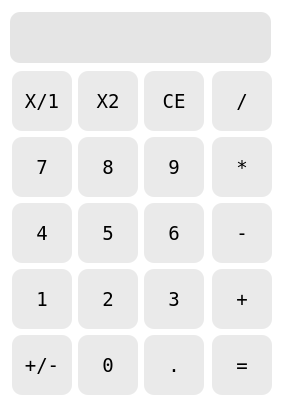
<?xml version="1.0" encoding="UTF-8"?>
<ui version="4.0">
 <class>MainWindow</class>
 <widget class="QMainWindow" name="MainWindow">
  <property name="geometry">
   <rect>
    <x>0</x>
    <y>0</y>
    <width>285</width>
    <height>410</height>
   </rect>
  </property>
  <property name="minimumSize">
   <size>
    <width>285</width>
    <height>410</height>
   </size>
  </property>
  <property name="maximumSize">
   <size>
    <width>285</width>
    <height>410</height>
   </size>
  </property>
  <property name="windowTitle">
   <string>Calculadora</string>
  </property>
  <property name="windowIcon">
   <iconset resource="RecursosVisuais.qrc">
    <normaloff>:/Icone/Ícones/calculate_FILL0_wght400_GRAD200_opsz48.png</normaloff>:/Icone/Ícones/calculate_FILL0_wght400_GRAD200_opsz48.png</iconset>
  </property>
  <property name="styleSheet">
   <string notr="true">background-color: rgb(255, 255, 255);</string>
  </property>
  <widget class="QWidget" name="calculadoraUI">
   <widget class="QWidget" name="layoutWidget">
    <property name="geometry">
     <rect>
      <x>10</x>
      <y>10</y>
      <width>266</width>
      <height>387</height>
     </rect>
    </property>
    <layout class="QVBoxLayout" name="painelCalculadoraUI">
     <item>
      <widget class="QLineEdit" name="visor">
       <property name="minimumSize">
        <size>
         <width>261</width>
         <height>51</height>
        </size>
       </property>
       <property name="maximumSize">
        <size>
         <width>261</width>
         <height>51</height>
        </size>
       </property>
       <property name="font">
        <font>
         <family>Terminal</family>
         <pointsize>18</pointsize>
        </font>
       </property>
       <property name="styleSheet">
        <string notr="true">border-radius: 10px;border-width: 1px;color: black;
background-color: rgb(229, 229, 229);</string>
       </property>
       <property name="text">
        <string/>
       </property>
      </widget>
     </item>
     <item>
      <layout class="QHBoxLayout" name="tecladoCalculadoraUI">
       <item>
        <layout class="QGridLayout" name="tecladoNumCalculadoraUI">
         <item row="0" column="1">
          <widget class="QPushButton" name="buttonX2">
           <property name="minimumSize">
            <size>
             <width>60</width>
             <height>60</height>
            </size>
           </property>
           <property name="maximumSize">
            <size>
             <width>60</width>
             <height>60</height>
            </size>
           </property>
           <property name="font">
            <font>
             <family>Terminal</family>
             <pointsize>14</pointsize>
            </font>
           </property>
           <property name="styleSheet">
            <string notr="true">background-color: rgb(234, 234, 234);
border-radius: 10px;border-width: 1px;color: black;</string>
           </property>
           <property name="text">
            <string>X2</string>
           </property>
          </widget>
         </item>
         <item row="0" column="0">
          <widget class="QPushButton" name="buttonDiv1">
           <property name="minimumSize">
            <size>
             <width>60</width>
             <height>60</height>
            </size>
           </property>
           <property name="maximumSize">
            <size>
             <width>60</width>
             <height>60</height>
            </size>
           </property>
           <property name="font">
            <font>
             <family>Terminal</family>
             <pointsize>14</pointsize>
            </font>
           </property>
           <property name="styleSheet">
            <string notr="true">background-color: rgb(234, 234, 234);
border-radius: 10px;border-width: 1px;color: black;</string>
           </property>
           <property name="text">
            <string>X/1</string>
           </property>
          </widget>
         </item>
         <item row="0" column="2">
          <widget class="QPushButton" name="buttonCE">
           <property name="minimumSize">
            <size>
             <width>60</width>
             <height>60</height>
            </size>
           </property>
           <property name="maximumSize">
            <size>
             <width>60</width>
             <height>60</height>
            </size>
           </property>
           <property name="font">
            <font>
             <family>Terminal</family>
             <pointsize>14</pointsize>
            </font>
           </property>
           <property name="styleSheet">
            <string notr="true">background-color: rgb(234, 234, 234);
border-radius: 10px;border-width: 1px;color: black;</string>
           </property>
           <property name="text">
            <string>CE</string>
           </property>
          </widget>
         </item>
         <item row="1" column="2">
          <widget class="QPushButton" name="button9">
           <property name="minimumSize">
            <size>
             <width>60</width>
             <height>60</height>
            </size>
           </property>
           <property name="maximumSize">
            <size>
             <width>60</width>
             <height>60</height>
            </size>
           </property>
           <property name="font">
            <font>
             <family>Terminal</family>
             <pointsize>14</pointsize>
            </font>
           </property>
           <property name="styleSheet">
            <string notr="true">background-color: rgb(234, 234, 234);
border-radius: 10px;border-width: 1px;color: black;</string>
           </property>
           <property name="text">
            <string>9</string>
           </property>
          </widget>
         </item>
         <item row="2" column="2">
          <widget class="QPushButton" name="button6">
           <property name="minimumSize">
            <size>
             <width>60</width>
             <height>60</height>
            </size>
           </property>
           <property name="maximumSize">
            <size>
             <width>60</width>
             <height>60</height>
            </size>
           </property>
           <property name="font">
            <font>
             <family>Terminal</family>
             <pointsize>14</pointsize>
            </font>
           </property>
           <property name="styleSheet">
            <string notr="true">background-color: rgb(234, 234, 234);
border-radius: 10px;border-width: 1px;color: black;</string>
           </property>
           <property name="text">
            <string>6</string>
           </property>
          </widget>
         </item>
         <item row="2" column="0">
          <widget class="QPushButton" name="button4">
           <property name="minimumSize">
            <size>
             <width>60</width>
             <height>60</height>
            </size>
           </property>
           <property name="maximumSize">
            <size>
             <width>60</width>
             <height>60</height>
            </size>
           </property>
           <property name="font">
            <font>
             <family>Terminal</family>
             <pointsize>14</pointsize>
            </font>
           </property>
           <property name="styleSheet">
            <string notr="true">background-color: rgb(234, 234, 234);
border-radius: 10px;border-width: 1px;color: black;</string>
           </property>
           <property name="text">
            <string>4</string>
           </property>
          </widget>
         </item>
         <item row="1" column="1">
          <widget class="QPushButton" name="button8">
           <property name="minimumSize">
            <size>
             <width>60</width>
             <height>60</height>
            </size>
           </property>
           <property name="maximumSize">
            <size>
             <width>60</width>
             <height>60</height>
            </size>
           </property>
           <property name="font">
            <font>
             <family>Terminal</family>
             <pointsize>14</pointsize>
            </font>
           </property>
           <property name="styleSheet">
            <string notr="true">background-color: rgb(234, 234, 234);
border-radius: 10px;border-width: 1px;color: black;</string>
           </property>
           <property name="text">
            <string>8</string>
           </property>
          </widget>
         </item>
         <item row="1" column="0">
          <widget class="QPushButton" name="button7">
           <property name="minimumSize">
            <size>
             <width>60</width>
             <height>60</height>
            </size>
           </property>
           <property name="maximumSize">
            <size>
             <width>60</width>
             <height>60</height>
            </size>
           </property>
           <property name="font">
            <font>
             <family>Terminal</family>
             <pointsize>14</pointsize>
            </font>
           </property>
           <property name="styleSheet">
            <string notr="true">background-color: rgb(234, 234, 234);
border-radius: 10px;border-width: 1px;color: black;</string>
           </property>
           <property name="text">
            <string>7</string>
           </property>
          </widget>
         </item>
         <item row="2" column="1">
          <widget class="QPushButton" name="button5">
           <property name="minimumSize">
            <size>
             <width>60</width>
             <height>60</height>
            </size>
           </property>
           <property name="maximumSize">
            <size>
             <width>60</width>
             <height>60</height>
            </size>
           </property>
           <property name="font">
            <font>
             <family>Terminal</family>
             <pointsize>14</pointsize>
            </font>
           </property>
           <property name="styleSheet">
            <string notr="true">background-color: rgb(234, 234, 234);
border-radius: 10px;border-width: 1px;color: black;</string>
           </property>
           <property name="text">
            <string>5</string>
           </property>
          </widget>
         </item>
         <item row="3" column="1">
          <widget class="QPushButton" name="button2">
           <property name="minimumSize">
            <size>
             <width>60</width>
             <height>60</height>
            </size>
           </property>
           <property name="maximumSize">
            <size>
             <width>60</width>
             <height>60</height>
            </size>
           </property>
           <property name="font">
            <font>
             <family>Terminal</family>
             <pointsize>14</pointsize>
            </font>
           </property>
           <property name="styleSheet">
            <string notr="true">background-color: rgb(234, 234, 234);
border-radius: 10px;border-width: 1px;color: black;</string>
           </property>
           <property name="text">
            <string>2</string>
           </property>
          </widget>
         </item>
         <item row="3" column="0">
          <widget class="QPushButton" name="button1">
           <property name="minimumSize">
            <size>
             <width>60</width>
             <height>60</height>
            </size>
           </property>
           <property name="maximumSize">
            <size>
             <width>60</width>
             <height>60</height>
            </size>
           </property>
           <property name="font">
            <font>
             <family>Terminal</family>
             <pointsize>14</pointsize>
            </font>
           </property>
           <property name="styleSheet">
            <string notr="true">background-color: rgb(234, 234, 234);
border-radius: 10px;border-width: 1px;color: black;</string>
           </property>
           <property name="text">
            <string>1</string>
           </property>
          </widget>
         </item>
         <item row="3" column="2">
          <widget class="QPushButton" name="button3">
           <property name="minimumSize">
            <size>
             <width>60</width>
             <height>60</height>
            </size>
           </property>
           <property name="maximumSize">
            <size>
             <width>60</width>
             <height>60</height>
            </size>
           </property>
           <property name="font">
            <font>
             <family>Terminal</family>
             <pointsize>14</pointsize>
            </font>
           </property>
           <property name="styleSheet">
            <string notr="true">background-color: rgb(234, 234, 234);
border-radius: 10px;border-width: 1px;color: black;</string>
           </property>
           <property name="text">
            <string>3</string>
           </property>
          </widget>
         </item>
         <item row="4" column="2">
          <widget class="QPushButton" name="buttonVirgula">
           <property name="minimumSize">
            <size>
             <width>60</width>
             <height>60</height>
            </size>
           </property>
           <property name="maximumSize">
            <size>
             <width>60</width>
             <height>60</height>
            </size>
           </property>
           <property name="font">
            <font>
             <family>Terminal</family>
             <pointsize>14</pointsize>
            </font>
           </property>
           <property name="styleSheet">
            <string notr="true">background-color: rgb(234, 234, 234);
border-radius: 10px;border-width: 1px;color: black;</string>
           </property>
           <property name="text">
            <string>.</string>
           </property>
          </widget>
         </item>
         <item row="4" column="1">
          <widget class="QPushButton" name="button0">
           <property name="minimumSize">
            <size>
             <width>60</width>
             <height>60</height>
            </size>
           </property>
           <property name="maximumSize">
            <size>
             <width>60</width>
             <height>60</height>
            </size>
           </property>
           <property name="font">
            <font>
             <family>Terminal</family>
             <pointsize>14</pointsize>
            </font>
           </property>
           <property name="styleSheet">
            <string notr="true">background-color: rgb(234, 234, 234);
border-radius: 10px;border-width: 1px;color: black;</string>
           </property>
           <property name="text">
            <string>0</string>
           </property>
          </widget>
         </item>
         <item row="4" column="0">
          <widget class="QPushButton" name="buttonMaiseMenos">
           <property name="minimumSize">
            <size>
             <width>60</width>
             <height>60</height>
            </size>
           </property>
           <property name="maximumSize">
            <size>
             <width>60</width>
             <height>60</height>
            </size>
           </property>
           <property name="font">
            <font>
             <family>Terminal</family>
             <pointsize>14</pointsize>
            </font>
           </property>
           <property name="styleSheet">
            <string notr="true">background-color: rgb(234, 234, 234);
border-radius: 10px;border-width: 1px;color: black;</string>
           </property>
           <property name="text">
            <string>+/-</string>
           </property>
          </widget>
         </item>
        </layout>
       </item>
       <item>
        <layout class="QGridLayout" name="tecladoOpeCalculadoraUI">
         <item row="0" column="0">
          <widget class="QPushButton" name="buttonDiv">
           <property name="minimumSize">
            <size>
             <width>60</width>
             <height>60</height>
            </size>
           </property>
           <property name="maximumSize">
            <size>
             <width>60</width>
             <height>60</height>
            </size>
           </property>
           <property name="font">
            <font>
             <family>Terminal</family>
             <pointsize>14</pointsize>
            </font>
           </property>
           <property name="styleSheet">
            <string notr="true">background-color: rgb(234, 234, 234);
border-radius: 10px;border-width: 1px;color: black;</string>
           </property>
           <property name="text">
            <string>/</string>
           </property>
          </widget>
         </item>
         <item row="1" column="0">
          <widget class="QPushButton" name="buttonMulti">
           <property name="minimumSize">
            <size>
             <width>60</width>
             <height>60</height>
            </size>
           </property>
           <property name="maximumSize">
            <size>
             <width>60</width>
             <height>60</height>
            </size>
           </property>
           <property name="font">
            <font>
             <family>Terminal</family>
             <pointsize>14</pointsize>
            </font>
           </property>
           <property name="styleSheet">
            <string notr="true">background-color: rgb(234, 234, 234);
border-radius: 10px;border-width: 1px;color: black;</string>
           </property>
           <property name="text">
            <string>*</string>
           </property>
          </widget>
         </item>
         <item row="2" column="0">
          <widget class="QPushButton" name="buttonMen">
           <property name="minimumSize">
            <size>
             <width>60</width>
             <height>60</height>
            </size>
           </property>
           <property name="maximumSize">
            <size>
             <width>60</width>
             <height>60</height>
            </size>
           </property>
           <property name="font">
            <font>
             <family>Terminal</family>
             <pointsize>14</pointsize>
            </font>
           </property>
           <property name="styleSheet">
            <string notr="true">background-color: rgb(234, 234, 234);
border-radius: 10px;border-width: 1px;color: black;</string>
           </property>
           <property name="text">
            <string>-</string>
           </property>
          </widget>
         </item>
         <item row="3" column="0">
          <widget class="QPushButton" name="buttonMai">
           <property name="minimumSize">
            <size>
             <width>60</width>
             <height>60</height>
            </size>
           </property>
           <property name="maximumSize">
            <size>
             <width>60</width>
             <height>60</height>
            </size>
           </property>
           <property name="font">
            <font>
             <family>Terminal</family>
             <pointsize>14</pointsize>
            </font>
           </property>
           <property name="styleSheet">
            <string notr="true">background-color: rgb(234, 234, 234);
border-radius: 10px;border-width: 1px;color: black;</string>
           </property>
           <property name="text">
            <string>+</string>
           </property>
          </widget>
         </item>
         <item row="4" column="0">
          <widget class="QPushButton" name="buttonIgual">
           <property name="minimumSize">
            <size>
             <width>60</width>
             <height>60</height>
            </size>
           </property>
           <property name="maximumSize">
            <size>
             <width>60</width>
             <height>60</height>
            </size>
           </property>
           <property name="font">
            <font>
             <family>Terminal</family>
             <pointsize>14</pointsize>
            </font>
           </property>
           <property name="styleSheet">
            <string notr="true">background-color: rgb(234, 234, 234);
border-radius: 10px;border-width: 1px;color: black;</string>
           </property>
           <property name="text">
            <string>=</string>
           </property>
          </widget>
         </item>
        </layout>
       </item>
      </layout>
     </item>
    </layout>
   </widget>
  </widget>
 </widget>
 <resources>
  <include location="RecursosVisuais.qrc"/>
 </resources>
 <connections/>
</ui>
